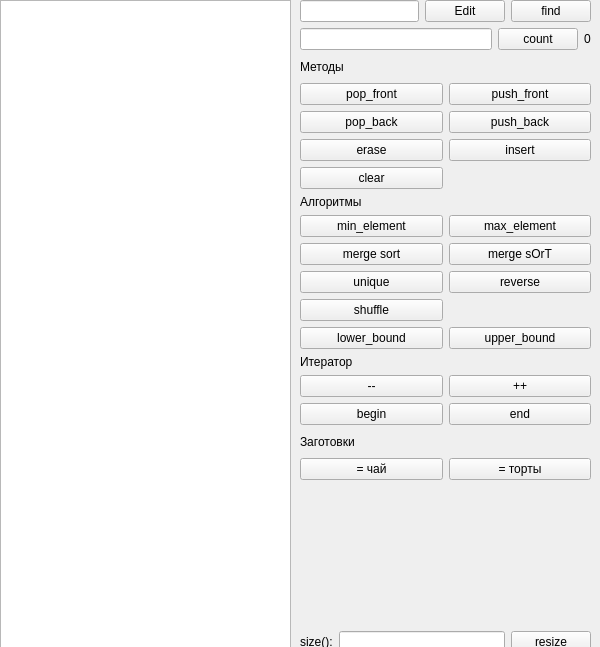
<?xml version="1.0" encoding="UTF-8"?>
<ui version="4.0">
 <class>MainWindow</class>
 <widget class="QMainWindow" name="MainWindow">
  <property name="geometry">
   <rect>
    <x>0</x>
    <y>0</y>
    <width>600</width>
    <height>647</height>
   </rect>
  </property>
  <property name="windowTitle">
   <string>std::vector demo</string>
  </property>
  <widget class="QWidget" name="centralwidget">
   <widget class="QListWidget" name="list_widget">
    <property name="geometry">
     <rect>
      <x>0</x>
      <y>0</y>
      <width>291</width>
      <height>651</height>
     </rect>
    </property>
   </widget>
   <widget class="QWidget" name="verticalLayoutWidget">
    <property name="geometry">
     <rect>
      <x>300</x>
      <y>0</y>
      <width>291</width>
      <height>653</height>
     </rect>
    </property>
    <layout class="QVBoxLayout" name="verticalLayout" stretch="1,1,1,1,1,8,1">
     <item>
      <layout class="QHBoxLayout" name="horizontalLayout_5" stretch="4,1,0">
       <item>
        <widget class="QLineEdit" name="txt_elem_content"/>
       </item>
       <item>
        <widget class="QPushButton" name="btn_edits">
         <property name="text">
          <string>Edit</string>
         </property>
        </widget>
       </item>
       <item>
        <widget class="QPushButton" name="btn_find">
         <property name="text">
          <string>find</string>
         </property>
        </widget>
       </item>
      </layout>
     </item>
     <item>
      <layout class="QHBoxLayout" name="horizontalLayout_4">
       <item>
        <widget class="QLineEdit" name="le_count"/>
       </item>
       <item>
        <widget class="QPushButton" name="btn_count">
         <property name="text">
          <string>count</string>
         </property>
        </widget>
       </item>
       <item>
        <widget class="QLabel" name="lbl_count">
         <property name="text">
          <string>0</string>
         </property>
        </widget>
       </item>
      </layout>
     </item>
     <item>
      <widget class="QLabel" name="lbl_methods">
       <property name="text">
        <string>Методы</string>
       </property>
      </widget>
     </item>
     <item>
      <layout class="QGridLayout" name="gridLayout">
       <item row="13" column="1">
        <widget class="QPushButton" name="btn_end">
         <property name="text">
          <string>end</string>
         </property>
        </widget>
       </item>
       <item row="7" column="1">
        <widget class="QPushButton" name="btn_sort2">
         <property name="text">
          <string>merge sOrT</string>
         </property>
        </widget>
       </item>
       <item row="8" column="0">
        <widget class="QPushButton" name="btn_unique">
         <property name="text">
          <string>unique</string>
         </property>
        </widget>
       </item>
       <item row="0" column="1">
        <widget class="QPushButton" name="btn_push_front">
         <property name="text">
          <string>push_front</string>
         </property>
        </widget>
       </item>
       <item row="4" column="0">
        <widget class="QPushButton" name="btn_clear">
         <property name="text">
          <string>clear</string>
         </property>
        </widget>
       </item>
       <item row="1" column="0">
        <widget class="QPushButton" name="btn_pop_back">
         <property name="text">
          <string>pop_back</string>
         </property>
        </widget>
       </item>
       <item row="8" column="1">
        <widget class="QPushButton" name="btn_reverse">
         <property name="text">
          <string>reverse</string>
         </property>
        </widget>
       </item>
       <item row="11" column="0">
        <widget class="QLabel" name="label">
         <property name="text">
          <string>Итератор</string>
         </property>
        </widget>
       </item>
       <item row="1" column="1">
        <widget class="QPushButton" name="btn_push_back">
         <property name="text">
          <string>push_back</string>
         </property>
        </widget>
       </item>
       <item row="6" column="1">
        <widget class="QPushButton" name="btn_max_e">
         <property name="text">
          <string>max_element</string>
         </property>
        </widget>
       </item>
       <item row="9" column="0">
        <widget class="QPushButton" name="btn_shuffle">
         <property name="text">
          <string>shuffle</string>
         </property>
        </widget>
       </item>
       <item row="12" column="1">
        <widget class="QPushButton" name="btn_inc_iterator">
         <property name="text">
          <string>++</string>
         </property>
        </widget>
       </item>
       <item row="0" column="0">
        <widget class="QPushButton" name="btn_pop_front">
         <property name="text">
          <string>pop_front</string>
         </property>
        </widget>
       </item>
       <item row="5" column="0">
        <widget class="QLabel" name="lbl_algoritm">
         <property name="text">
          <string>Алгоритмы</string>
         </property>
        </widget>
       </item>
       <item row="12" column="0">
        <widget class="QPushButton" name="btn_dec_iterator">
         <property name="text">
          <string>--</string>
         </property>
        </widget>
       </item>
       <item row="6" column="0">
        <widget class="QPushButton" name="btn_min_e">
         <property name="text">
          <string>min_element</string>
         </property>
        </widget>
       </item>
       <item row="2" column="1">
        <widget class="QPushButton" name="btn_insert">
         <property name="text">
          <string>insert</string>
         </property>
        </widget>
       </item>
       <item row="2" column="0">
        <widget class="QPushButton" name="btn_erase">
         <property name="text">
          <string>erase</string>
         </property>
        </widget>
       </item>
       <item row="7" column="0">
        <widget class="QPushButton" name="btn_sort1">
         <property name="text">
          <string>merge sort</string>
         </property>
        </widget>
       </item>
       <item row="13" column="0">
        <widget class="QPushButton" name="btn_begin">
         <property name="text">
          <string>begin</string>
         </property>
        </widget>
       </item>
       <item row="10" column="0">
        <widget class="QPushButton" name="btn_lower_bound">
         <property name="text">
          <string>lower_bound</string>
         </property>
        </widget>
       </item>
       <item row="10" column="1">
        <widget class="QPushButton" name="btn_upper_bound">
         <property name="text">
          <string>upper_bound</string>
         </property>
        </widget>
       </item>
      </layout>
     </item>
     <item>
      <widget class="QLabel" name="lbl_templates">
       <property name="text">
        <string>Заготовки</string>
       </property>
      </widget>
     </item>
     <item>
      <layout class="QHBoxLayout" name="horizontalLayout">
       <item alignment="Qt::AlignmentFlag::AlignTop">
        <widget class="QPushButton" name="btn_tea">
         <property name="text">
          <string>= чай</string>
         </property>
        </widget>
       </item>
       <item alignment="Qt::AlignmentFlag::AlignTop">
        <widget class="QPushButton" name="btn_cakes">
         <property name="text">
          <string>= торты</string>
         </property>
        </widget>
       </item>
      </layout>
     </item>
     <item>
      <layout class="QHBoxLayout" name="horizontalLayout_2">
       <item>
        <widget class="QLabel" name="lbl_sizes">
         <property name="text">
          <string>size():</string>
         </property>
        </widget>
       </item>
       <item>
        <widget class="QLineEdit" name="txt_size"/>
       </item>
       <item>
        <widget class="QPushButton" name="btn_resize">
         <property name="text">
          <string>resize</string>
         </property>
        </widget>
       </item>
      </layout>
     </item>
    </layout>
   </widget>
  </widget>
 </widget>
 <resources/>
 <connections/>
</ui>
